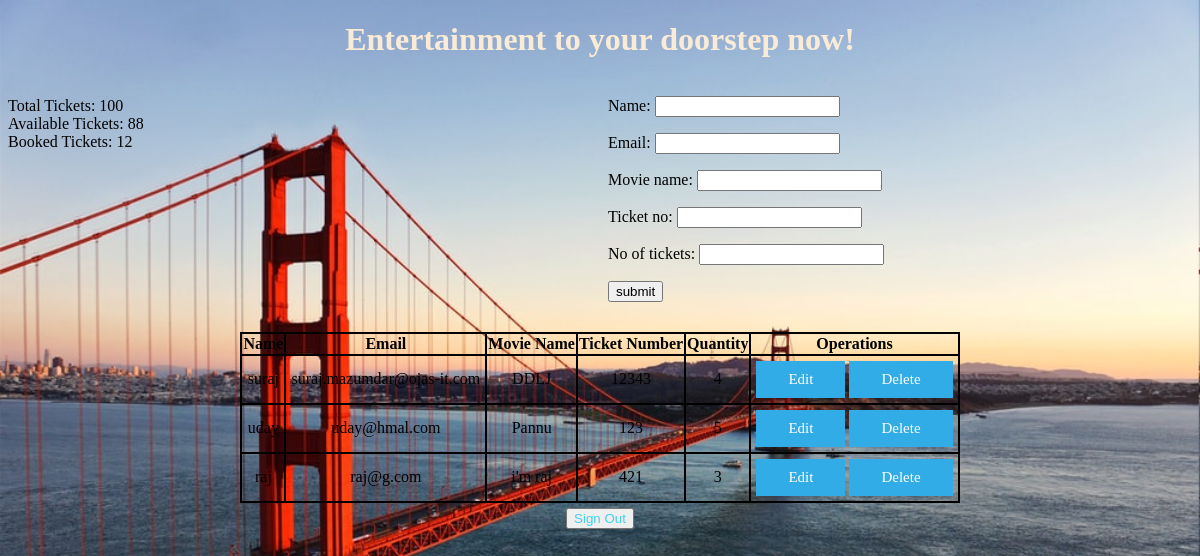
/show (signed in), run on the app's committed database.
### book_app/models.py (models this page shows)
class TicketBookModel(models.Model):
    name = models.CharField(max_length=30)
    email = models.EmailField(max_length=30, default=None)
    movie_name = models.CharField(max_length=30)
    ticket_no = models.IntegerField()
    no_of_tickets = models.IntegerField()

### book_app/views.py (the view)
# urls.py: path('show', views.show, name = 'show'),
def show(request):
    if request.user.is_authenticated:
        if request.method == 'POST':
            form = Ticket_forms(request.POST)
            if form.is_valid():
                name = form.cleaned_data['name']
                movie_name = form.cleaned_data['movie_name']
                email = form.cleaned_data['email']
                ticket_no = form.cleaned_data['ticket_no']
                no_of_tickets = form.cleaned_data['no_of_tickets']
                request.session['name'] = name
                request.session['movie_name'] = movie_name
                request.session.set_expiry(600)
                response = render(request, 'show.html')
                response.set_signed_cookie('movie_name', movie_name, salt='movie_name', expires=datetime.utcnow()+timedelta(days=2))
                reg_data = TicketBookModel(name=name,movie_name=movie_name,email=email,ticket_no=ticket_no,no_of_tickets=no_of_tickets)
                reg_data.save()
                form = Ticket_forms()
                return response
        else:
            form = Ticket_forms()
        booking = TicketBookModel.objects.all()
        total = 100
        instance = TicketBookModel.objects.values_list('no_of_tickets')
        description = sum(map(sum, instance))
        available = total - description
        return render(request, 'show.html', {'form': form, 'book':booking,'total':total, 'booked':description, 'remain':available})
    else:
        return HttpResponseRedirect('/login')

### book_app/forms.py
class Ticket_forms(forms.ModelForm):
    class Meta:
        model = TicketBookModel
        fields = '__all__'

### templates/show.html (shortened to what this page needs)
<!DOCTYPE html>
{% load static %}
<html lang="en">
<head>
</head>
<body>
    <h1 style="font-family: cursive; color: antiquewhite; text-align: center;">Entertainment to your doorstep now!</h1>
    <form action="" method="POST">
        <div style="width: 100%; display: table;">
            <div style="display: table-row">
                <div style="width: 600px; display: table-cell;">
                <div>
                    <label for="">Total Tickets: {{total}}</label>
                </div>
                <div>
                    <label for="">Available Tickets: {{remain}}</label>
                </div>
                <div>
                    <label for="">Booked Tickets: {{booked}}</label>
                </div>
                </div>
                <div style="display: table-cell;">
                    {{form.as_p}}
                    <input type="submit" value="submit">
                </div>
            </div>
        </div>
        </form>
        <div>
            <center><table style = 'margin-top: 30px;'>
                <thead class="thead-dark">
                <tr>
                    <th>Name</th>
                    <th>Email</th>
                    <th>Movie Name</th>
                    <th>Ticket Number</th>
                    <th>Quantity</th>
                    <th>Operations</th>
                </tr>
                </thead>
                <tbody>
            {% for data in book %}
                <tr>
                    <td>{{ data.name }}</td>
                    <td>{{ data.email }}</td>
                    <td>{{ data.movie_name }}</td>
                    <td>{{ data.ticket_no }}</td>
                    <td>{{ data.no_of_tickets }}</td>
                    <td>
                        <a href="/edit/{{ data.id }}" class="btn">Edit</a>
                        <a href="/delete/{{ data.id }}" class="btn">Delete</a>
                    </td>
                </tr>
            {% endfor %}
                </tbody>
            </table>  </center>
        </div>
    <center><button onclick="document.location.href='/logout';" style="color: rgb(65, 209, 235); margin-top: 5px;" class="close">Sign Out</button></center>
</body>
</html>

### data on the page
TicketBookModel: name "suraj", email "suraj.mazumdar@ojas-it.com", movie_name "DDLJ", ticket_no "12343", no_of_tickets "4"
TicketBookModel: name "uday", email "uday@hmal.com", movie_name "Pannu", ticket_no "123", no_of_tickets "5"
TicketBookModel: name "raj", email "raj@g.com", movie_name "i'm raj", ticket_no "421", no_of_tickets "3"

### other printed values
{{ total }} "100"
{{ remain }} "88"
{{ booked }} "12"
